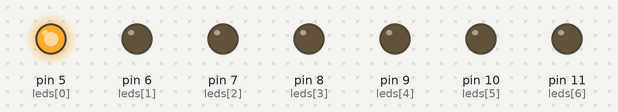
This sketch was run on a simulated Arduino Uno, built with avr-gcc and run on an emulated ATmega328P. Parts: output pins drawn as LEDs (lit = HIGH).

Above: at 0.02 s.
At 0.42 s:
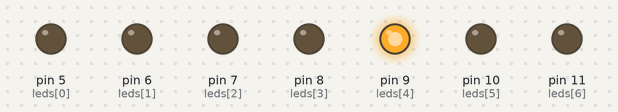
At 0.82 s:
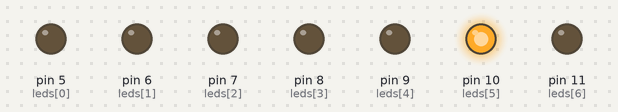
At 1.62 s:
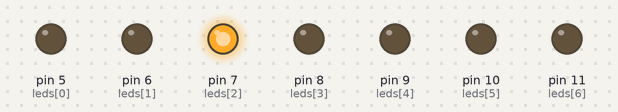
At 2.42 s:
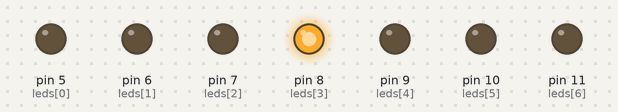
At 3.17 s:
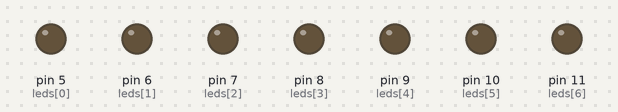
Timing chart, 0 to 3.5 s (numbered marks = the images above):
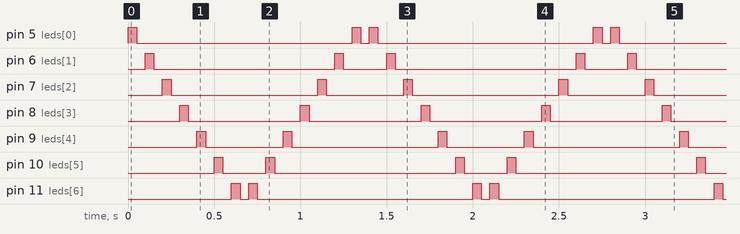

Measured:
- by itself, pin 5 (leds[0]): repeats every 1.4 s: LOW 1.3 s, HIGH 0.05 s, LOW 0.05 s, HIGH 0.05 s
- by itself, pin 6 (leds[1]): repeats every 1.4 s: LOW 1.1 s, HIGH 0.05 s, LOW 0.25 s, HIGH 0.05 s
- by itself, pin 7 (leds[2]): repeats every 1.4 s: LOW 0.85 s, HIGH 0.05 s, LOW 0.45 s, HIGH 0.05 s
- by itself, pin 8 (leds[3]): alternates HIGH for 0.05 s and LOW for 0.65 s
- by itself, pin 9 (leds[4]): repeats every 1.4 s: LOW 0.45 s, HIGH 0.05 s, LOW 0.85 s, HIGH 0.05 s
- by itself, pin 10 (leds[5]): repeats every 1.4 s: LOW 0.25 s, HIGH 0.05 s, LOW 1.1 s, HIGH 0.05 s
- by itself, pin 11 (leds[6]): repeats every 1.4 s: LOW 0.05 s, HIGH 0.05 s, LOW 1.3 s, HIGH 0.05 s

The sketch:

auto_fantastico1.ino
```cpp
int leds[]={5,6,7,8,9,10,11};
int tiempo = 50;
void setup() {
  // put your setup code here, to run once:
for(int n=0;n<7;n++){
pinMode(leds[n],OUTPUT);
}
}

void loop() {
  // put your main code here, to run repeatedly:
for(int n=0;n<7;n++){
  digitalWrite(leds[n],HIGH);
  delay(tiempo);
  digitalWrite(leds[n],LOW);
  delay(tiempo);
}
for(int n=6;n>=0;n--){
  digitalWrite(leds[n],HIGH);
  delay(tiempo);
  digitalWrite(leds[n],LOW);
  delay(tiempo);
}

}
```
